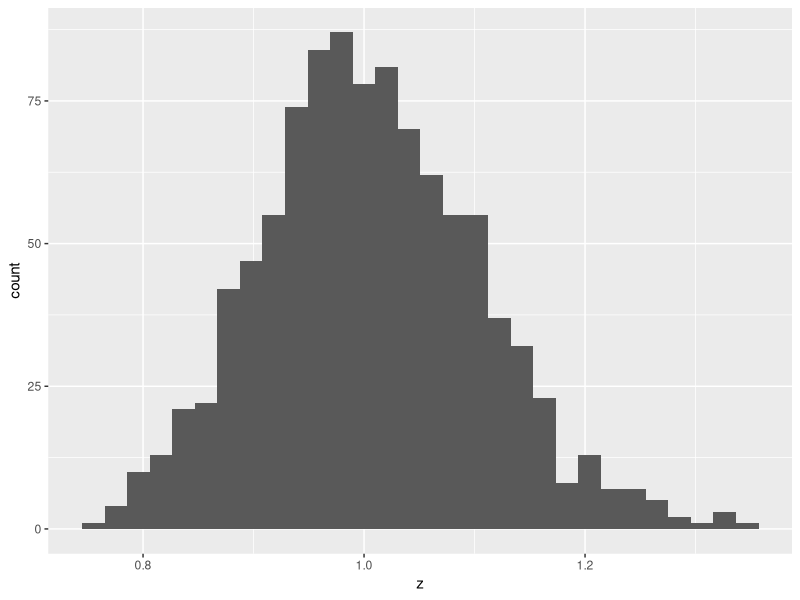
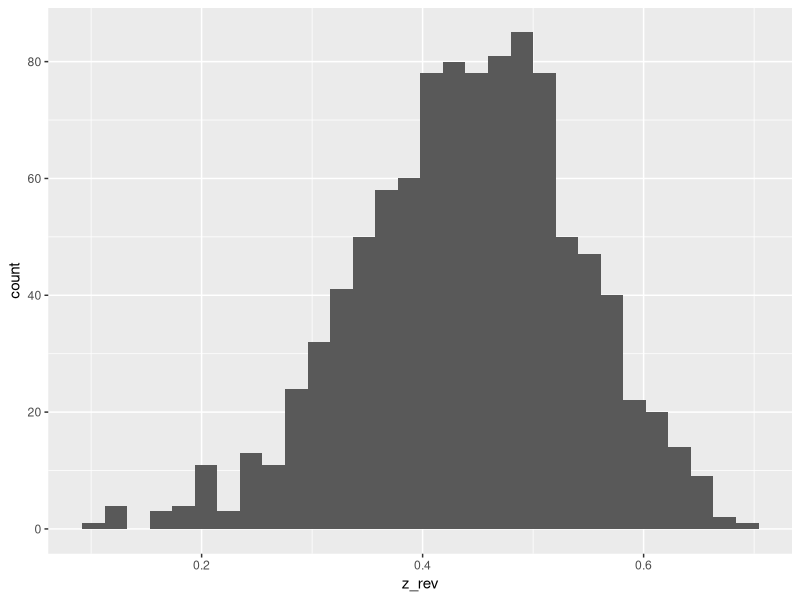
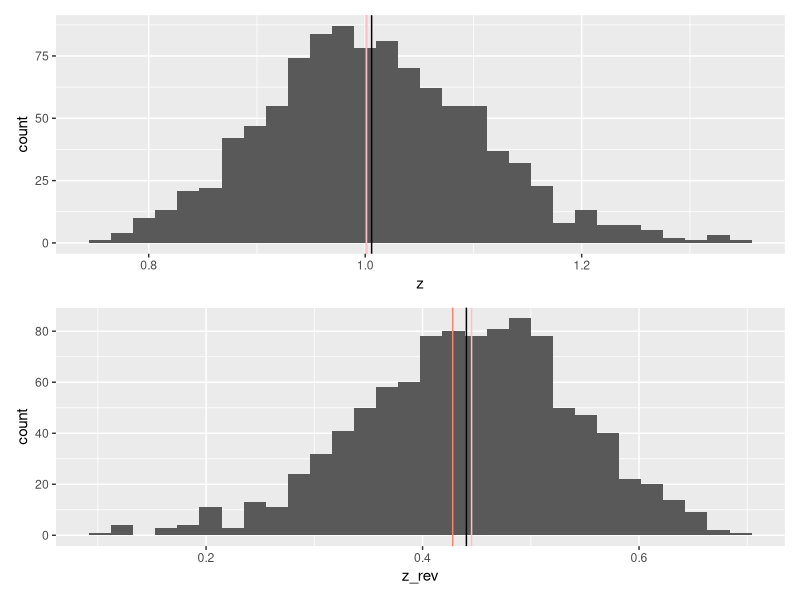

Reproduce these figures in R, in order.
library(tidyverse)


# Comparing Central Tendency Measures -------------------------------------
z <- exp(rnorm(n = 1000, mean = 0, sd = 0.1))
#Q1
# arithmetic mean
z_am <- mean(z)

# geometric mean
z_gm <- prod(z)^(1/length(z))
# z_gm <- exp(mean(log(z)))

# median
z_md<- median(z)

#Q2
df_z <- tibble(z = z) 
df_z %>% 
ggplot(aes(x = z))+
  geom_histogram()

#Q3
g1 <- df_z %>% 
  ggplot(aes(x = z))+
  geom_histogram()+
  geom_vline(xintercept = z_am)+
  geom_vline (xintercept = z_gm, color = "salmon")+
  geom_vline (xintercept = z_md, color = "pink")

#Q5 
z_rev <- -z + max(z) + 0.1
z_rev_am <- mean(z_rev)
z_rev_gm <-exp(mean(log(z_rev)))
z_rev_md <- median(z_rev)

df_z_rev<-tibble(z_rev = z_rev)
df_z_rev %>% 
  ggplot(aes(x=z_rev))+
  geom_histogram()

g2 <- df_z_rev %>% 
  ggplot(aes(x=z_rev))+
  geom_histogram()+
  geom_vline(xintercept = z_rev_am)+
  geom_vline(xintercept = z_rev_gm, color = "salmon")+
  geom_vline(xintercept = z_rev_md, color = "pink")

# Loading library(patchwork) to overlay two ggplot
library(patchwork)
g1/g2


# Comparing Variation Measures --------------------------------------------
w <- rnorm(100, mean = 10, sd = 1)
head(w) # show first 10 elements in w

#Q1 gram to milligram
m<-w*1000

#Q2 Standard deviation and MAD (both have units so they are not good for comparison with different units)
w_sd <- sd(w)
m_sd<- sd(m)
w_mad <- median(abs(w - median(w)))
m_mad <- median(abs(m -median(m)))

#Q3 Coefficient of Variation and MAD/Median
w_cv <- sd(w)/mean(w) #both numerator and denominator have unit of [g] which cancels out
m_cv <- sd(m)/mean(m) #both numerator and denominator have unit of [mg] which cancels out

w_madmed <- w_mad/median(w) #both numerator and denominator have unit of [g] which cancels out
m_madmed <- m_mad/median(m) #both numerator and denominator have unit of [mg] which cancels out





